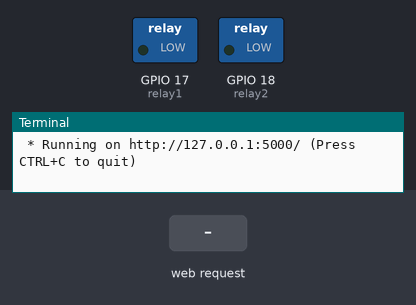
The program below on a simulated Raspberry Pi (BCM pin numbers). Shown: switched loads named in the program (green lamp = pin HIGH), the last lines printed to the terminal. The test bench sets the inputs (shaded band). The clock reads 2024-03-15 10:24:30 at power-on unless the program sets it.

Above: at 1.2 s.
1.3 s: HTTP request for / received
At 1.8 s:
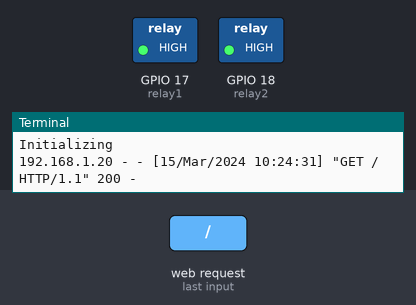
Timing chart, 0 to 4.3 s (numbered marks = the images above; inputs shaded):
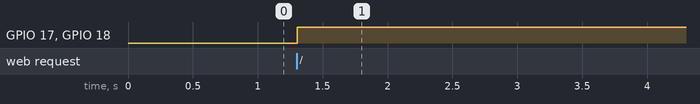

Measured:
- after the input at 1.3 s, GPIO 17 (relay1), GPIO 18 (relay2): LOW → HIGH at once

The program:

server.py
```python
from flask import Flask
from flask import render_template, url_for
from flask_socketio import SocketIO
import RPi.GPIO as GPIO
import time
GPIO.setmode(GPIO.BCM)
GPIO.setwarnings(False)

app = Flask(__name__)
socketio = SocketIO(app)

pins = { 'relay1': 17, 'relay2': 18 }

@app.route('/')
def hello(name=None):
	print("Initializing")
	for pin in pins.values():
		GPIO.setup(pin, GPIO.OUT)
		# BECAUSE THE RELAY TURNS ON WHEN THE GPIO PIN is set to LOW so we
		# have to init it to HIGH
		GPIO.output(pin, GPIO.HIGH)

	return render_template('index.html', pins=pins)


@socketio.on('onPin')
def handle_on(pin):
	print('turn pin on: ' + pin)
	GPIO.output(int(pin), GPIO.LOW)


@socketio.on('offPin')
def handle_off(pin):
	print('turn pin off: ' + pin)
	GPIO.output(int(pin), GPIO.HIGH)


if __name__ == '__main__':
	socketio.run(app)
```
